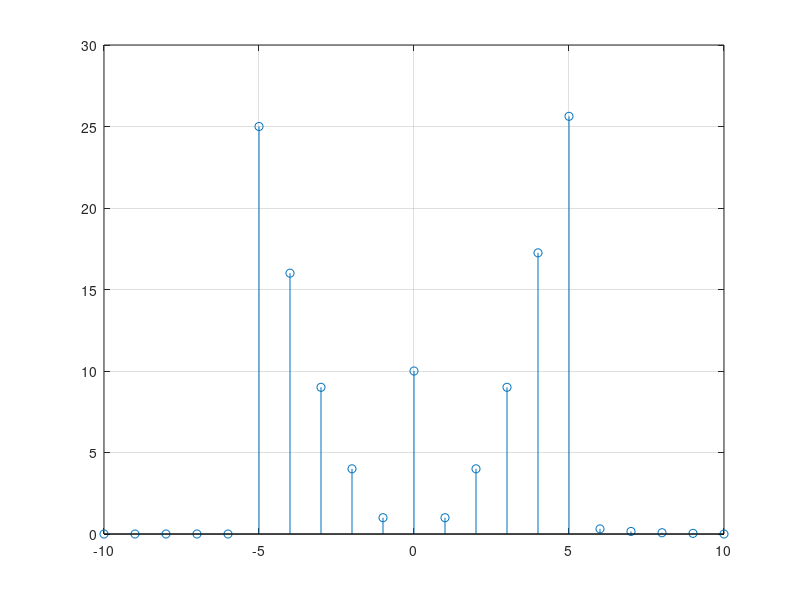

Reproduce this figure in MATLAB.
n = -10:10;
y1 = (n.^2).*(n>=-5);
y2 = (n.^2).*(n>=6);
y3 = 10.*(n==0);
y5 = 20*(0.5).^n.*(n>=4);
y6 = 20*(0.5).^n.*(n>=10);
final_y = y1 -y2 + y3 + y5 - y6;
figure, stem(n, final_y);
grid on;
